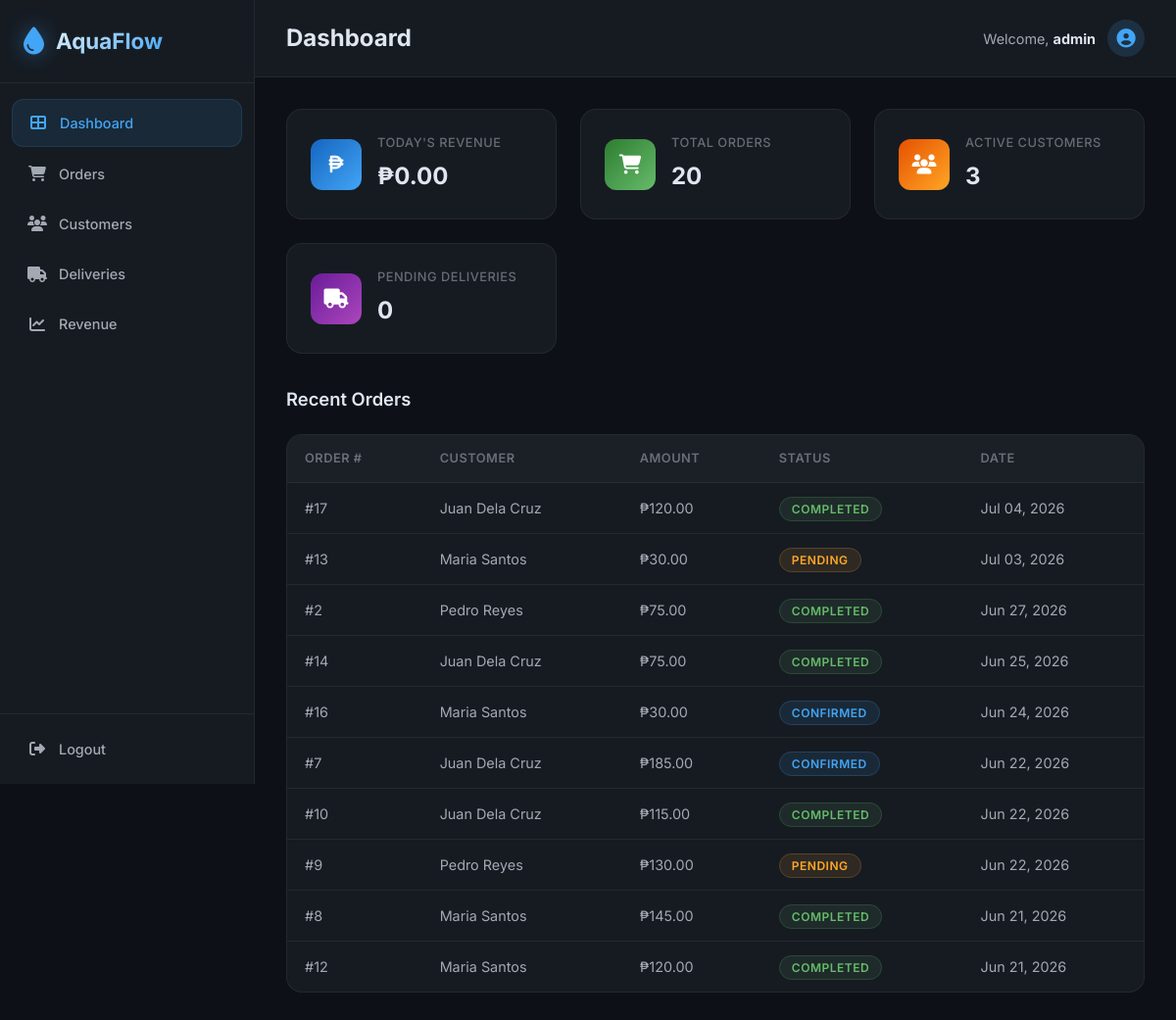
The page /admin/dashboard (signed in) on the database its author committed.
### app/models/user.py (models this page shows, shortened)
class User(UserMixin, db.Model):
    __tablename__ = 'users'
    id = db.Column(db.Integer, primary_key=True)
    username = db.Column(db.String(80), unique=True, nullable=False, index=True)
    email = db.Column(db.String(120), unique=True, nullable=False, index=True)
    password_hash = db.Column(db.String(255), nullable=False)
    role = db.Column(db.String(20), nullable=False, default='customer')  # 'admin' or 'customer'
    is_active_user = db.Column(db.Boolean, default=True)
    created_at = db.Column(db.DateTime, default=lambda: datetime.now(timezone.utc))
    customer_profile = db.relationship('Customer', backref='user', uselist=False, lazy=True)
    @property
    def is_admin(self):
        return self.role == 'admin'

### app/models/order.py (models this page shows, shortened)
class Order(db.Model):
    __tablename__ = 'orders'
    id = db.Column(db.Integer, primary_key=True)
    customer_id = db.Column(db.Integer, db.ForeignKey('customers.id'), nullable=False)
    total_amount = db.Column(db.Float, default=0.0)
    status = db.Column(db.String(20), default='pending')  # pending, confirmed, completed, cancelled
    order_date = db.Column(db.DateTime, default=lambda: datetime.now(timezone.utc))
    notes = db.Column(db.Text, nullable=True)
    created_at = db.Column(db.DateTime, default=lambda: datetime.now(timezone.utc))
    updated_at = db.Column(db.DateTime, default=lambda: datetime.now(timezone.utc),
                           onupdate=lambda: datetime.now(timezone.utc))
    items = db.relationship('OrderItem', backref='order', lazy=True, cascade='all, delete-orphan')
    delivery = db.relationship('Delivery', backref='order', uselist=False, lazy=True)

### app/models/customer.py (models this page shows, shortened)
class Customer(db.Model):
    __tablename__ = 'customers'
    id = db.Column(db.Integer, primary_key=True)
    user_id = db.Column(db.Integer, db.ForeignKey('users.id'), nullable=True, unique=True)
    full_name = db.Column(db.String(150), nullable=False)
    phone = db.Column(db.String(20), nullable=True)
    address = db.Column(db.Text, nullable=True)
    is_active = db.Column(db.Boolean, default=True)
    created_at = db.Column(db.DateTime, default=lambda: datetime.now(timezone.utc))
    updated_at = db.Column(db.DateTime, default=lambda: datetime.now(timezone.utc),
                           onupdate=lambda: datetime.now(timezone.utc))
    orders = db.relationship('Order', backref='customer', lazy=True)

### app/routes/admin.py (the view)
@admin_bp.route('/dashboard')
@login_required
@admin_required
def dashboard():
    today = datetime.now(timezone.utc).date()
    today_start = datetime.combine(today, datetime.min.time()).replace(tzinfo=timezone.utc)
    today_orders = Order.query.filter(
        Order.order_date >= today_start,
        Order.status.in_(['completed', 'confirmed'])
    ).all()
    today_revenue = sum(order.total_amount for order in today_orders)
    total_orders = Order.query.count()
    active_customers = Customer.query.filter_by(is_active=True).count()
    pending_deliveries = Delivery.query.filter_by(status='pending').count()
    recent_orders = Order.query.order_by(Order.order_date.desc()).limit(10).all()
    return render_template('admin/dashboard.html',
        today_revenue=today_revenue,
        total_orders=total_orders,
        active_customers=active_customers,
        pending_deliveries=pending_deliveries,
        recent_orders=recent_orders
    )

### app/models/user.py (called while the page is built)
@login_manager.user_loader
def load_user(user_id):
    return db.session.get(User, int(user_id))

### app/routes/admin.py (called while the page is built)
def admin_required(f):
    @wraps(f)
    def decorated_function(*args, **kwargs):
        if not current_user.is_authenticated or not current_user.is_admin:
            flash('Access denied. Admin privileges required.', 'error')
            return redirect(url_for('auth.login'))
        return f(*args, **kwargs)
    return decorated_function

### app/templates/admin/dashboard.html (shortened to what this page needs)
{% extends 'base.html' %}
{% block page_title %}Dashboard{% endblock %}
{% block content %}
<div class="dashboard-grid">
    <div class="stat-card">
        <div class="stat-icon" style="background: linear-gradient(135deg, #1565c0, #42a5f5);">
            <i class="fas fa-peso-sign"></i>
        </div>
        <div class="stat-info">
            <span class="stat-label">Today's Revenue</span>
            <span class="stat-value">&#8369;{{ "%.2f"|format(today_revenue) }}</span>
        </div>
    </div>
    <div class="stat-card">
        <div class="stat-icon" style="background: linear-gradient(135deg, #2e7d32, #66bb6a);">
            <i class="fas fa-shopping-cart"></i>
        </div>
        <div class="stat-info">
            <span class="stat-label">Total Orders</span>
            <span class="stat-value">{{ total_orders }}</span>
        </div>
    </div>
    <div class="stat-card">
        <div class="stat-icon" style="background: linear-gradient(135deg, #e65100, #ffa726);">
            <i class="fas fa-users"></i>
        </div>
        <div class="stat-info">
            <span class="stat-label">Active Customers</span>
            <span class="stat-value">{{ active_customers }}</span>
        </div>
    </div>
    <div class="stat-card">
        <div class="stat-icon" style="background: linear-gradient(135deg, #6a1b9a, #ab47bc);">
            <i class="fas fa-truck"></i>
        </div>
        <div class="stat-info">
            <span class="stat-label">Pending Deliveries</span>
            <span class="stat-value">{{ pending_deliveries }}</span>
        </div>
    </div>
</div>
<div class="recent-orders-section">
    <div class="section-header">
        <h2>Recent Orders</h2>
    </div>
    <div class="table-container">
        <table class="data-table">
            <thead>
                <tr>
                    <th>Order #</th>
                    <th>Customer</th>
                    <th>Amount</th>
                    <th>Status</th>
                    <th>Date</th>
                </tr>
            </thead>
            <tbody>
                {% for order in recent_orders %}
                <tr>
                    <td>#{{ order.id }}</td>
                    <td>{{ order.customer.full_name }}</td>
                    <td>&#8369;{{ "%.2f"|format(order.total_amount) }}</td>
                    <td>
                        <span class="status-badge status-{{ order.status }}">{{ order.status|capitalize }}</span>
                    </td>
                    <td>{{ order.order_date.strftime('%b %d, %Y') }}</td>
                </tr>
                {% else %}
                <tr>
                    <td colspan="5" class="empty-state">No orders yet</td>
                </tr>
                {% endfor %}
            </tbody>
        </table>
    </div>
</div>
{% endblock %}

### app/templates/base.html (shortened to what this page needs)
<!DOCTYPE html>
<html lang="en">
<head>
    <link rel="stylesheet" href="https://cdnjs.cloudflare.com/ajax/libs/font-awesome/6.5.1/css/all.min.css">
    <link rel="stylesheet" href="{{ url_for('static', filename='css/style.css') }}">
</head>
<body class="{% if current_user.is_authenticated and current_user.is_admin %}has-sidebar{% endif %}">
    {% if current_user.is_authenticated and current_user.is_admin %}
    <aside class="sidebar" id="sidebar">
        <div class="sidebar-header">
            <div class="brand">
                <i class="fas fa-tint"></i>
                <span>AquaFlow</span>
            </div>
        </div>
        <nav class="sidebar-nav">
            <a href="{{ url_for('admin.dashboard') }}" class="nav-item {% if request.endpoint == 'admin.dashboard' %}active{% endif %}">
                <i class="fas fa-th-large"></i>
                <span>Dashboard</span>
            </a>
            <a href="#" class="nav-item">
                <i class="fas fa-shopping-cart"></i>
                <span>Orders</span>
            </a>
            <a href="#" class="nav-item">
                <i class="fas fa-users"></i>
                <span>Customers</span>
            </a>
            <a href="#" class="nav-item">
                <i class="fas fa-truck"></i>
                <span>Deliveries</span>
            </a>
            <a href="#" class="nav-item">
                <i class="fas fa-chart-line"></i>
                <span>Revenue</span>
            </a>
        </nav>
        <div class="sidebar-footer">
            <a href="{{ url_for('auth.logout') }}" class="nav-item logout">
                <i class="fas fa-sign-out-alt"></i>
                <span>Logout</span>
            </a>
        </div>
    </aside>
    {% endif %}
    <main class="main-content">
        {% if current_user.is_authenticated %}
        <div class="topbar">
            <h1 class="page-title">{% block page_title %}Dashboard{% endblock %}</h1>
            <div class="user-info">
                <span class="greeting">Welcome, <strong>{{ current_user.username }}</strong></span>
                <div class="avatar">
                    <i class="fas fa-user-circle"></i>
                </div>
            </div>
        </div>
        {% endif %}
        <div class="content">
            {% block content %}{% endblock %}
        </div>
    </main>
</body>
</html>

### rows shown on the page
User: username "admin"
Order: id "17", customer.full_name "Juan Dela Cruz", total_amount "120.00", status "COMPLETED", order_date "Jul 04, 2026"
Order: id "13", customer.full_name "Maria Santos", total_amount "30.00", status "PENDING", order_date "Jul 03, 2026"
Order: id "2", customer.full_name "Pedro Reyes", total_amount "75.00", status "COMPLETED", order_date "Jun 27, 2026"
Order: id "14", customer.full_name "Juan Dela Cruz", total_amount "75.00", status "COMPLETED", order_date "Jun 25, 2026"
Order: id "16", customer.full_name "Maria Santos", total_amount "30.00", status "CONFIRMED", order_date "Jun 24, 2026"
Order: id "7", customer.full_name "Juan Dela Cruz", total_amount "185.00", status "CONFIRMED", order_date "Jun 22, 2026"
Order: id "10", customer.full_name "Juan Dela Cruz", total_amount "115.00", status "COMPLETED", order_date "Jun 22, 2026"
Order: id "9", customer.full_name "Pedro Reyes", total_amount "130.00", status "PENDING", order_date "Jun 22, 2026"
Order: id "8", customer.full_name "Maria Santos", total_amount "145.00", status "COMPLETED", order_date "Jun 21, 2026"
Order: id "12", customer.full_name "Maria Santos", total_amount "120.00", status "COMPLETED", order_date "Jun 21, 2026"

### other values the page prints
{{ "%.2f"|format(today_revenue) }} "0.00"
{{ total_orders }} "20"
{{ active_customers }} "3"
{{ pending_deliveries }} "0"
